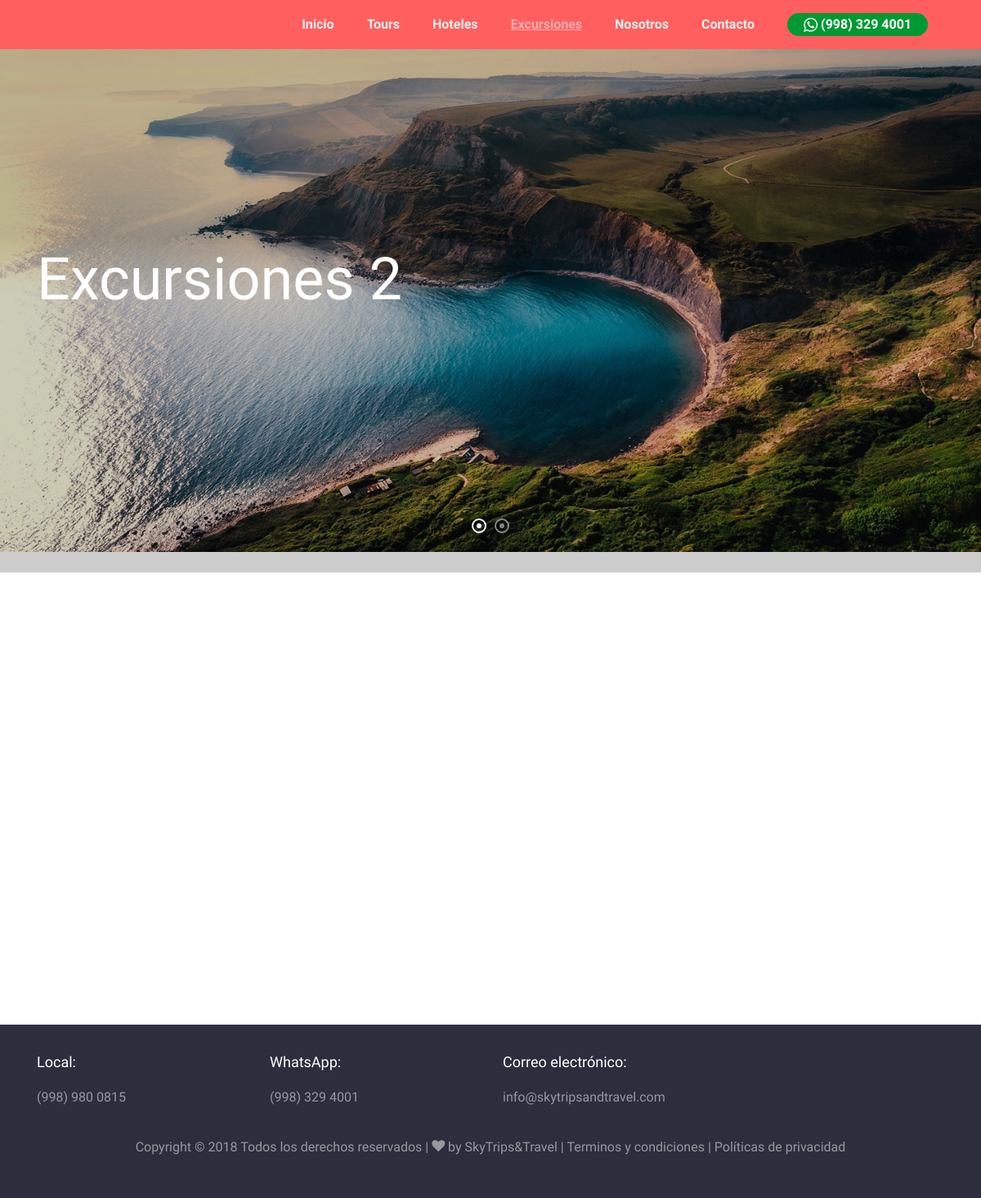
/excursiones/, run on an earlier commit of the app's database.
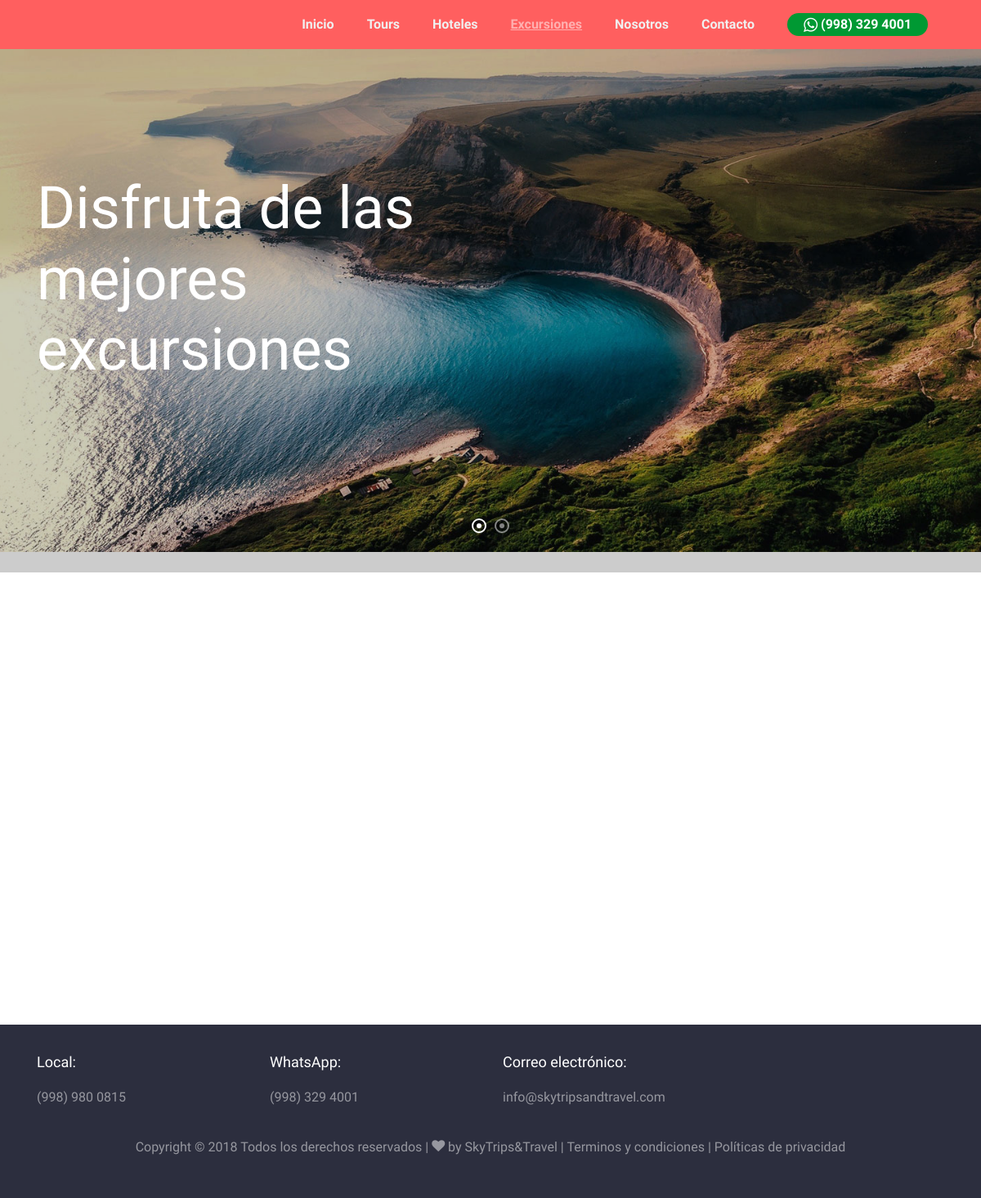
And on a later commit of the database.
### excursiones/models.py (models this page shows, shortened)
class excursion_banners(models.Model):
    descripción = models.TextField()
    imagen = models.ImageField(verbose_name="Imagen", upload_to="excursiones/banners")
    creacion = models.DateTimeField(auto_now_add=True, verbose_name="Fecha de creación")
    actualizacion = models.DateTimeField(auto_now=True, verbose_name="Fecha de actualizacion")
    class Meta:
        verbose_name = 'excursion_banners'
        verbose_name_plural = 'excursion_banners'
        ordering = ['-creacion']

### excursiones/views.py (the view)
# urls.py: path('excursiones/', excursiones_views.Excursiones, name="excursiones"),
def Excursiones(request):
    excursiones_all = excursiones.objects.all()
    excursiones_banners = excursion_banners.objects.all()
    return render(request, 'excursiones/servicios.html', {'excursiones':excursiones_all, 'banners':excursiones_banners})

### excursiones/templates/excursiones/servicios.html (shortened to what this page needs)
{% extends 'core/base.html' %}
{% load static %}
{% block slides %}
  {% for excursion_banner in banners %}
    <div class="slider-item" style="background-image: url('{{excursion_banner.imagen.url}}');" data-stellar-background-ratio="0.5">
      <div class="overlay"></div>
      <div class="container">
        <div class="row slider-text align-items-center">
          <div class="col-md-7 col-sm-12 ftco-animate">
            <h1 class="mb-3">{{excursion_banner.descripción}}</h1>
          </div>
        </div>
      </div>
    </div>
  {% endfor %}
{% endblock %}
{% block  content %}
<section class="ftco-section">
        <div class="container">
          <div class="row">
          </div>
        </div>
      </section>
{% endblock %}

What changed in the data, as far as the page shows it:
changed excursion_banners: descripción "Excursiones 2" → "Disfruta de las mejores excursiones"
